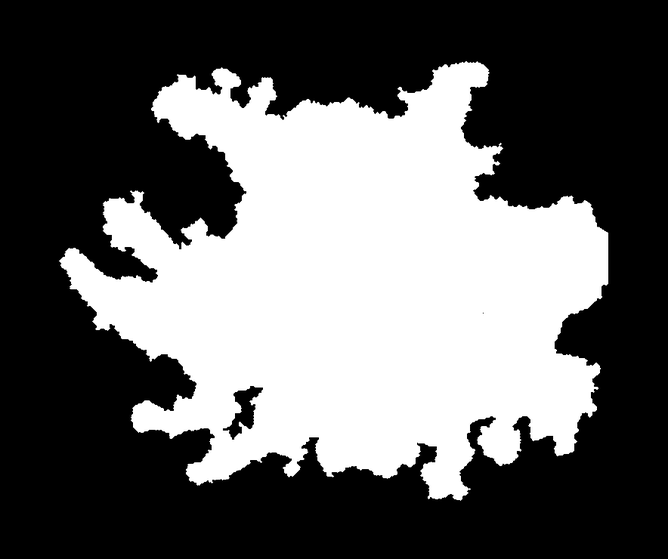
#> input picture documentation/preprocessed_images/1105_preprocessed.png, 668 x 559 px, shrunk from 884 x 740 before the run
$ python -i preprocessing.py   (imports and definitions only)   (older library calls are emulated)
#> lines starting #> are read from the running program, lines starting #| are printed output that depends on the picture; after the words box and inside, x2 and y2 are one past the last pixel; in counts of white or black regions, pixels touching at a corner belong together
import cv2
import numpy as np
import os


def load_image(path: str) -> np.array:
    """
    Loads an image from the specified file path using OpenCV.

    Args:
        path (str): The file path to the image.

    Returns:
        np.array: The loaded image as a NumPy array.

    Raises:
        FileNotFoundError: If the file does not exist at the specified path.
        ValueError: If the image could not be loaded (e.g., corrupted file).
    """

    if not os.path.exists(path):
        raise FileNotFoundError(f"Path not found: {path}")
    image = cv2.imread(path)
#> image is the input picture: shape (559, 668, 3); min 0, max 255, mean 99.5
    if image is None:
        raise ValueError("Image could not be loaded.")
    return image


# [14 lines left out: function show_image, not called in this run]


def mask_binarization(image: np.array, grey_scale=128, max_val=255, tresh_type=cv2.THRESH_BINARY) -> np.array:
    """
    Applies thresholding to an image to create a binary mask.
    Automatically converts color images (BGR) to grayscale before processing.

    Args:
        image (np.array): Input image (color or grayscale).
        grey_scale (int, optional): The threshold value used to classify pixel values. Defaults to 128.
        max_val (int, optional): The value assigned to pixels exceeding the threshold. Defaults to 255.
        type (int, optional): The OpenCV thresholding type. Defaults to cv2.THRESH_BINARY.

    Returns:
        np.array: A binary mask where pixels are either 0 or max_val.
    """
#> called with grey_scale = 128, max_val = 255, tresh_type = 0

    if len(image.shape) == 3:
        image = cv2.cvtColor(image, cv2.COLOR_BGR2GRAY)
#> image: shape (559, 668)

    th, im_th = cv2.threshold(image, grey_scale, max_val, tresh_type)
#> im_th: shape (559, 668); 39% white; 1 white region, box (x1, y1, x2, y2) and area: (59, 61, 608, 501) 145611
#> th = 128
    return im_th


# [50 lines left out: functions get_largest_connected_component, filter_by_area, not called in this run]


def smooth_mask_edges(mask: np.array, smoothing_factor: float = 0.005) -> np.array:
    """
    Smooths the edges of a binary mask using morphological opening.
    This helps in reducing the perimeter length caused by pixel noise,
    which improves shape descriptors like Circularity or Irregularity Index.

    Args:
        mask (np.array): A binary image (mask).
        kernel_size (int, optional): Size of the structuring element.
                                     Larger values smooth more aggressively. Defaults to 5.

    Returns:
        np.array: The smoothed binary mask.
    """
#> called with smoothing_factor = 0.005

    # Ensure mask is uint8 for OpenCV operations
    if mask.dtype == bool:
        mask = mask.astype(np.uint8) * 255

    # Calculate dynamic kernel size based on image dimentions
    h, w = mask.shape[:2]
#> h = 559; w = 668
    min_dim = min(h, w)
#> min_dim = 559

    # Calculate kernel size
    k_size = int(min_dim * smoothing_factor)
#> k_size = 2

    # Enforce constrains:
    # 1. must be at least 3 (minimum valid kernel)
    # 2. must be an odd number (required by OpenCV center pixel logic)
    if k_size % 2 == 0:
        k_size += 1
#> k_size = 3
    k_size = max(3, k_size)

    # Create an elliptical kernel (better for biological/round shapes than a square kernel)
    kernel = cv2.getStructuringElement(cv2.MORPH_ELLIPSE, (k_size, k_size))
#> kernel = [[0, 1, 0], [1, 1, 1], [0, 1, 0]]

    # Apply Morphological Opening (Erosion followed by Dilation)
    # This removes small protrusions from the edges without significantly changing the area.
    smoothed_mask = cv2.morphologyEx(mask, cv2.MORPH_OPEN, kernel)
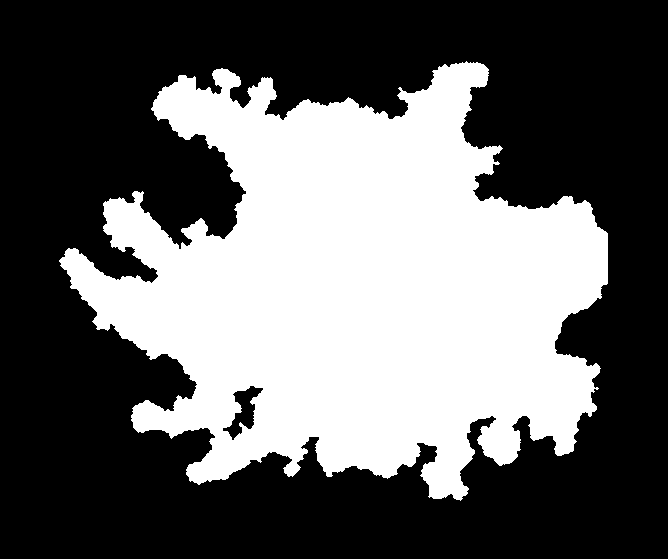
#> smoothed_mask: shape (559, 668); 39% white; 1 white region, box (x1, y1, x2, y2) and area: (59, 61, 608, 501) 145475

    return smoothed_mask


def clean_mask(path: str, min_area: int = 0, only_largest: bool = False) -> np.array:
    """
    Main pipeline function to generate a cleaned binary mask from an image file.

    It orchestrates the loading, binarization, and filtering processes.

    Args:
        path (str): The file path to the source image.
        min_area (int, optional): The minimum pixel area to retain a component.
                                  Used if only_largest is False. Defaults to 0.
        only_largest (bool, optional): If True, returns only the single largest connected component,
                                       ignoring min_area. Defaults to False.

    Returns:
        np.array: The final processed binary mask.
    """

    # Perform basic preprocessing on single image
    image = load_image(path)
    binary_mask = mask_binarization(image)
    binary_mask = smooth_mask_edges(binary_mask)

    if only_largest:
        return get_largest_connected_component(binary_mask)
    elif min_area > 0:
        return filter_by_area(binary_mask, min_area)
    else:
        return binary_mask

# Test preprocessing
# [14 lines not run here, left out]

>>> result = clean_mask('../../documentation/preprocessed_images/1105_preprocessed.png')
